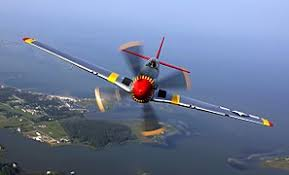
#> input picture _doc/notebooks/cheat_sheets/images1.jpg, 289 x 175 px
$ jupyter execute chsh_images.ipynb
#> lines starting #> are read from the running program, lines starting #| are printed output that depends on the picture
# Images and matrices

Cheat sheet how to converge image into arrays and the other way around.

[cell 1]
from jyquickhelper import add_notebook_menu
add_notebook_menu()
#> (this line was passed over: jyquickhelper is not available in this run)

## PIL: simple operations

### Open

[cell 2]
from PIL import Image
img = Image.open("images1.jpg")
#> img is the input picture: PIL image 289x175 RGB; mean R, G, B 108.7, 123.4, 153.7
img

[cell 3]
img.size
#> Out = (289, 175)

[cell 4]
img.resize((50, 50))

### Combine

[cell 5]
new_img = Image.new('RGB', (img.size[0]*2, img.size[1]))
#> new_img: PIL image 578x175 RGB; every value is 0
new_img.paste(img, (0,0))
new_img.paste(img, (img.size[0],0))
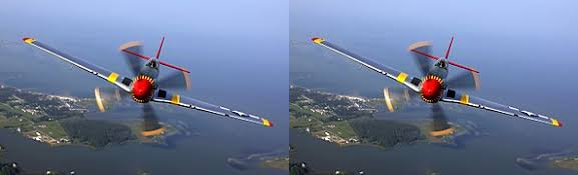
#> new_img: PIL image 578x175 RGB; mean R, G, B 108.7, 123.4, 153.7
new_img

[cell 6]
def combine(*imgs, mode='RGB', vert=False):
#> called with mode = 'RGB', vert = False
    if vert:
        sizesx = [im.size[0] for im in imgs]
        sizesy = [im.size[1] for im in imgs]
        new_img = Image.new(mode, (max(sizesx), sum(sizesy)))
        y = 0
        for im in imgs:
            new_img.paste(im, (0, y))
            y += im.size[1]
    else:
        sizesx = [im.size[0] for im in imgs]
        sizesy = [im.size[1] for im in imgs]
        new_img = Image.new(mode, (sum(sizesx), max(sizesy)))
        x = 0
        for im in imgs:
            new_img.paste(im, (x, 0))
            x += im.size[0]
#> after the loop, x = 578
    return new_img

combine(img, img)

[cell 7]
combine(img, img, vert=True)
#> call 2 of combine, with mode = 'RGB', vert = True
#> in combine (call 2), `sizesx = [im.size[0] for im in imgs]`: sizesx = [289, 289]
#> in combine (call 2), `sizesy = [im.size[1] for im in imgs]`: sizesy = [175, 175]
#> in combine (call 2), `new_img = Image.new(mode, (max(sizesx), sum(sizesy)))`: new_img: PIL image 289x350 RGB; every value is 0
#> after the loop in combine (call 2), `for im in imgs:`:
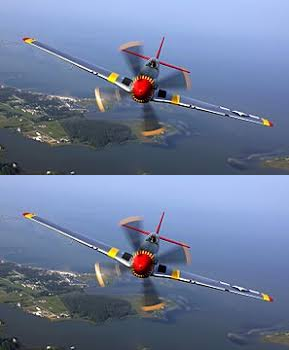
#> new_img: PIL image 289x350 RGB; mean R, G, B 108.7, 123.4, 153.7
#> after the loop in combine (call 2), `for im in imgs:`: y = 350

## PIL to array

It is a colored image so we have 3 images into 3, red, blue, green.

[cell 8]
import numpy
array = numpy.array(img.getdata(), dtype=numpy.uint8).reshape(img.size[1], img.size[0], 3)
array.shape
#> Out = (175, 289, 3)

[cell 9]
array.dtype

**more simple way**

[cell 10]
array = numpy.array(img)
array.shape
#> Out = (175, 289, 3)

## Array to array transposed

[cell 11]
array.transpose((2, 1, 0)).shape
#> Out = (3, 289, 175)

## Array to PIL

[cell 12]
from PIL import Image
img2 = Image.fromarray(array)
img2

## Split colors

[cell 13]
im_r, im_b, im_g = img.split()
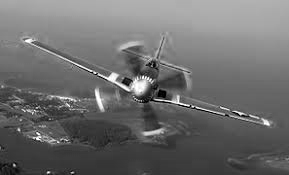
#> im_r: PIL image 289x175 L; min 0, max 255, mean 108.7
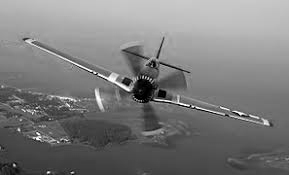
#> im_b: PIL image 289x175 L; min 0, max 255, mean 123.4
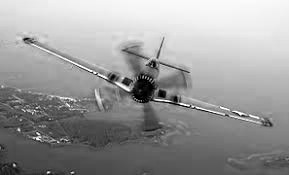
#> im_g: PIL image 289x175 L; min 0, max 255, mean 153.7
combine(im_r, im_b, im_g, mode="L")
#> call 3 of combine, with mode = 'L', vert = False
#> in combine (call 3), `sizesx = [im.size[0] for im in imgs]`: sizesx = [289, 289, 289]
#> in combine (call 3), `sizesy = [im.size[1] for im in imgs]`: sizesy = [175, 175, 175]
#> in combine (call 3), `new_img = Image.new(mode, (sum(sizesx), max(sizesy)))`: new_img: PIL image 867x175 L; every value is 0
#> after the loop in combine (call 3), `for im in imgs:`:
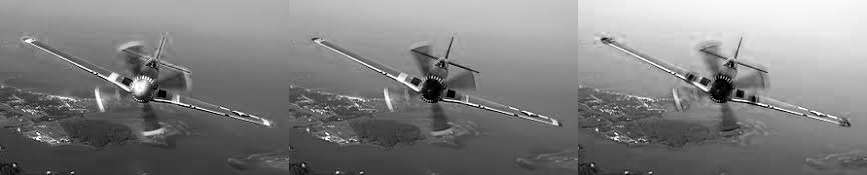
#> new_img: PIL image 867x175 L; min 0, max 255, mean 128.6
#> after the loop in combine (call 3), `for im in imgs:`: x = 867

### YCbCr

[cell 14]
img_ycbcr = img.convert('YCbCr')
#> img_ycbcr: PIL image 289x175 YCbCr; mean of channels 0, 1, 2 122, 145.2, 117.8
img_ycbcr.size
#> Out = (289, 175)

[cell 15]
img_y, img_cb, img_cr = img_ycbcr.split()
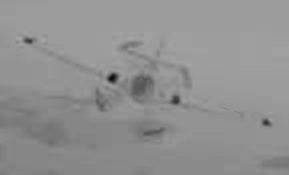
#> img_cb: PIL image 289x175 L; min 8, max 166, mean 145.2
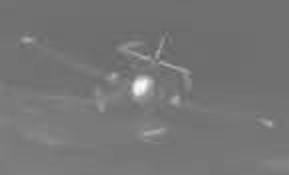
#> img_cr: PIL image 289x175 L; min 97, max 252, mean 117.8
img_y.size
#> Out = (289, 175)

[cell 16]
combine(img_y, img_cb, img_cr, mode="L")
#> call 4 of combine, with mode = 'L', vert = False
#> after the loop in combine (call 4), `for im in imgs:`:
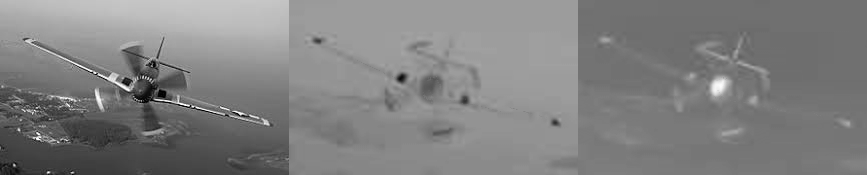
#> new_img: PIL image 867x175 L; min 0, max 255, mean 128.3
#> after the loop in combine (call 4), `for im in imgs:`: x = 867

## Zoom

[cell 17]
img2.resize((720, 120))
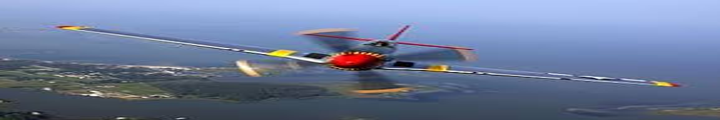
#> Out: PIL image 720x120 RGB; mean R, G, B 108.7, 123.4, 153.7
